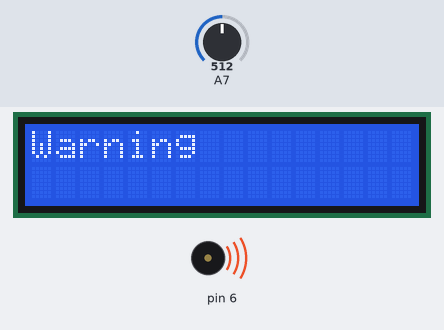
A sketch run on a simulated Arduino Uno, built with avr-gcc and run on an emulated ATmega328P. Shown: 16×2 character LCD, buzzer (waves = sounding). Inputs (shaded band) come from the test bench; at power-on: A7 = 512.

Above: at 1.2 s.
1.3 s: A7 set to 0
At 3.0 s:
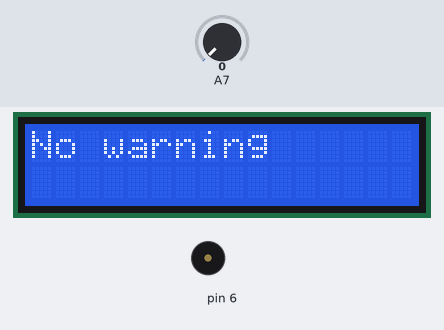
3.5 s: A7 set to 122
At 4.2 s:
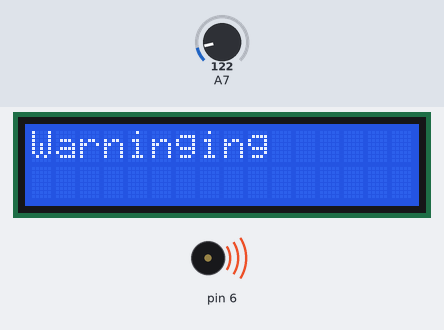
Timing chart, 0 to 6.5 s (numbered marks = the images above; inputs shaded):
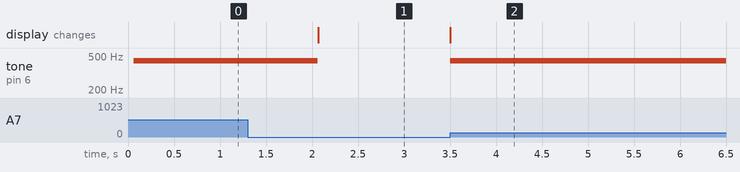

The sketch:

erved_then_buzzer_should_ring_and_LCD_should_display_warning.ino
```cpp
#include <LiquidCrystal.h>
LiquidCrystal lcd(12, 11, 5, 4, 3, 2);
void setup() {
  lcd.begin(16, 2);
  pinMode(7, INPUT);
}
void loop() {
  int read = analogRead(7);
  if (read == 0){
    lcd.setCursor(0, 0);
    lcd.print("No warning");
    noTone(6);

  }
  else{
    lcd.setCursor(0,0);
    lcd.print("Warning");
    tone(6, 440);
    delay(1000);
    noTone(6);
  }
}
```

Measured:
- after the input at 1.3 s, tone on pin 6: 440 Hz → silent after 0.76 s; the display: changes after 0.77 s (image 1)
- after the input at 3.5 s, tone on pin 6: silent → 440 Hz at once; the display: changes at once (image 2)
